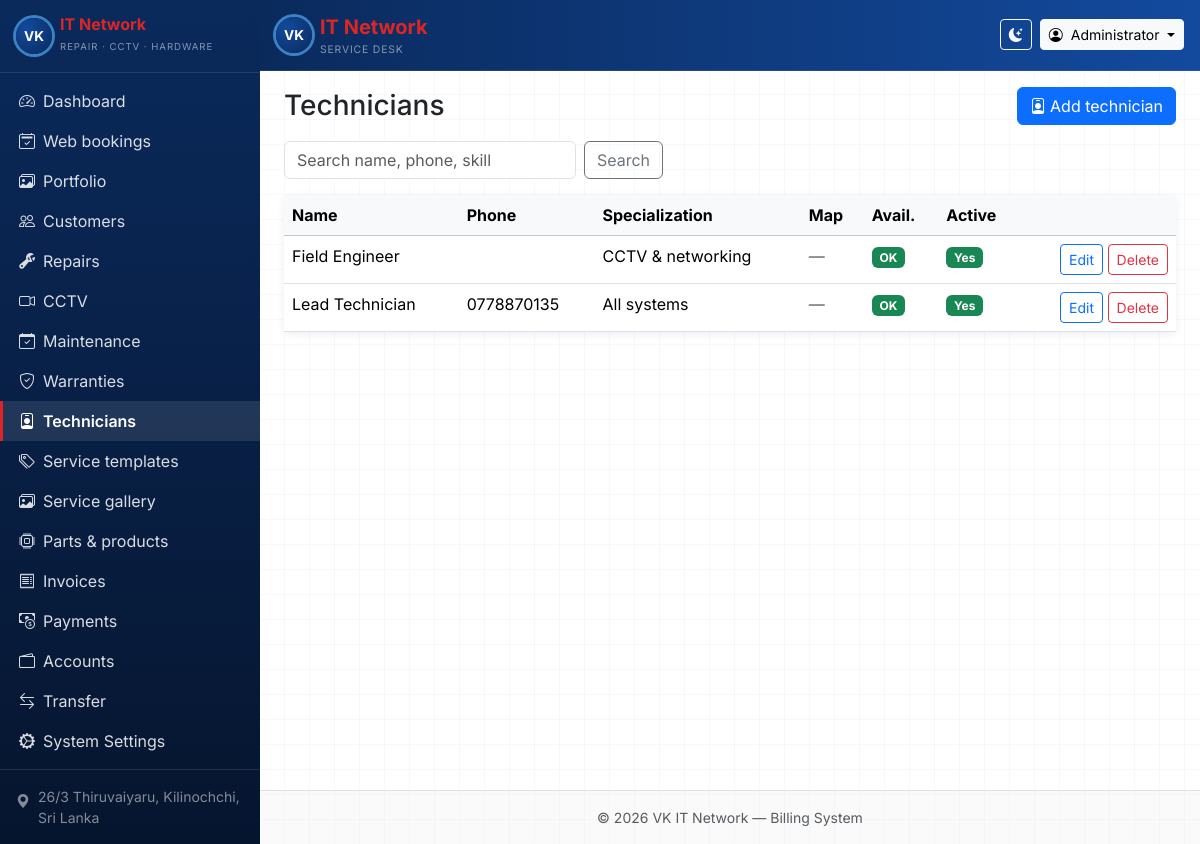
/modules/technicians/list.php (signed in), run on the app's committed database.
### tables this page shows
CREATE TABLE users (
  id INT UNSIGNED AUTO_INCREMENT PRIMARY KEY,
  username VARCHAR(64) NOT NULL UNIQUE,
  password_hash VARCHAR(255) NOT NULL,
  fullname VARCHAR(128) DEFAULT NULL,
  role ENUM('admin','technician') NOT NULL DEFAULT 'admin',
  technician_id INT UNSIGNED DEFAULT NULL,
  created_at TIMESTAMP DEFAULT CURRENT_TIMESTAMP,
  CONSTRAINT fk_users_technician FOREIGN KEY (technician_id) REFERENCES technicians(id) ON DELETE SET NULL
);

CREATE TABLE technicians (
  id INT UNSIGNED AUTO_INCREMENT PRIMARY KEY,
  name VARCHAR(128) NOT NULL,
  phone VARCHAR(64) DEFAULT NULL,
  specialization VARCHAR(128) DEFAULT NULL,
  active TINYINT(1) NOT NULL DEFAULT 1,
  latitude DECIMAL(10,8) DEFAULT NULL,
  longitude DECIMAL(11,8) DEFAULT NULL,
  availability ENUM('available','busy') NOT NULL DEFAULT 'available',
  created_at TIMESTAMP DEFAULT CURRENT_TIMESTAMP,
  INDEX idx_technicians_active_geo (active, latitude, longitude)
);

### includes/functions.php (called while the page is built, shortened)
<?php
function e(?string $s): string
{
    return htmlspecialchars((string) $s, ENT_QUOTES | ENT_SUBSTITUTE, 'UTF-8');
}
function users_has_role_column(PDO $pdo): bool
{
    $st = $pdo->prepare(
        'SELECT 1 FROM information_schema.COLUMNS WHERE TABLE_SCHEMA = DATABASE() AND TABLE_NAME = ? AND COLUMN_NAME = ? LIMIT 1'
    );
    $st->execute(['users', 'role']);
    $v = (bool) $st->fetchColumn();
    return $v;
}
function current_user(PDO $pdo): ?array
{
    if (users_has_role_column($pdo)) {
        $st = $pdo->prepare('SELECT id, username, fullname, role, technician_id FROM users WHERE id = ? LIMIT 1');
    } else {
        $st = $pdo->prepare('SELECT id, username, fullname FROM users WHERE id = ? LIMIT 1');
    }
    $st->execute([(int) $_SESSION['user_id']]);
    $u = $st->fetch();
    return $u ?: null;
}
function paginate(int $total, int $page, int $perPage): array
{
    $pages = max(1, (int) ceil($total / $perPage));
    $page = max(1, min($page, $pages));
    $offset = ($page - 1) * $perPage;
    return ['page' => $page, 'pages' => $pages, 'offset' => $offset, 'perPage' => $perPage];
}
function db_column_exists(PDO $pdo, string $table, string $column): bool
{
    static $cache = [];
    $key = $table . '.' . $column;
    $st = $pdo->prepare(
        'SELECT 1 FROM information_schema.COLUMNS WHERE TABLE_SCHEMA = DATABASE() AND TABLE_NAME = ? AND COLUMN_NAME = ? LIMIT 1'
    );
    $st->execute([$table, $column]);
    $cache[$key] = (bool) $st->fetchColumn();
    return $cache[$key];
}

### includes/layout_init.php (called while the page is built, shortened)
<?php
$pdo = db();
$currentUser = current_user($pdo);

### modules/technicians/list.php (the view, shortened to what this page needs)
<?php
require_once dirname(__DIR__, 2) . '/includes/layout_start.php';
$hasGeo = db_column_exists($pdo, 'technicians', 'latitude');
$hasAvail = db_column_exists($pdo, 'technicians', 'availability');
$q = trim((string) ($_GET['q'] ?? ''));
$page = max(1, (int) ($_GET['p'] ?? 1));
$perPage = 20;
$where = '1=1';
$params = [];
$countSt = $pdo->prepare("SELECT COUNT(*) FROM technicians WHERE $where");
$countSt->execute($params);
$total = (int) $countSt->fetchColumn();
$pg = paginate($total, $page, $perPage);
$sql = "SELECT * FROM technicians WHERE $where ORDER BY active DESC, name ASC LIMIT {$pg['perPage']} OFFSET {$pg['offset']}";
$st = $pdo->prepare($sql);
$st->execute($params);
$rows = $st->fetchAll();
?>
<div class="d-flex flex-column flex-md-row justify-content-between align-items-start align-items-md-center gap-2 mb-3">
    <h1 class="h3 mb-0">Technicians</h1>
    <a class="btn btn-primary" href="<?= e(BASE_URL) ?>/modules/technicians/add.php"><i class="bi bi-person-badge me-1"></i>Add technician</a>
</div>
<form class="row g-2 mb-3" method="get" action="">
    <div class="col-12 col-md-6 col-lg-4">
        <input type="search" name="q" class="form-control" placeholder="Search name, phone, skill" value="<?= e($q) ?>">
    </div>
    <div class="col-auto">
        <button class="btn btn-outline-secondary" type="submit">Search</button>
    </div>
</form>
<div class="card vk-card">
    <div class="table-responsive table-responsive-stack">
        <table class="table table-hover mb-0 sortable">
            <thead class="table-light">
                <tr>
                    <th data-sort="0">Name</th>
                    <th data-sort="1">Phone</th>
                    <th data-sort="2">Specialization</th>
                    <?php if ($hasGeo): ?><th>Map</th><?php endif; ?>
                    <?php if ($hasAvail): ?><th>Avail.</th><?php endif; ?>
                    <th data-sort="3">Active</th>
                    <th></th>
                </tr>
            </thead>
            <tbody>
            <?php if (!$rows): ?>
                <tr><td colspan="<?= 5 + ($hasGeo ? 1 : 0) + ($hasAvail ? 1 : 0) ?>" class="text-center text-muted py-4">No technicians found.</td></tr>
            <?php else: ?>
                <?php foreach ($rows as $r): ?>
                    <tr>
                        <td><?= e($r['name']) ?></td>
                        <td><?= e($r['phone'] ?? '') ?></td>
                        <td><?= e($r['specialization'] ?? '') ?></td>
                        <?php if ($hasGeo): ?>
                            <td>
                                <?php if ($r['latitude'] !== null && $r['latitude'] !== '' && $r['longitude'] !== null && $r['longitude'] !== ''): ?>
                                    <span class="badge text-bg-info">Geo</span>
                                <?php else: ?>
                                    <span class="text-muted">—</span>
                                <?php endif; ?>
                            </td>
                        <?php endif; ?>
                        <?php if ($hasAvail): ?>
                            <td>
                                <?php if (($r['availability'] ?? 'available') === 'busy'): ?>
                                    <span class="badge text-bg-warning">Busy</span>
                                <?php else: ?>
                                    <span class="badge text-bg-success">OK</span>
                                <?php endif; ?>
                            </td>
                        <?php endif; ?>
                        <td>
                            <?php if ((int) $r['active'] === 1): ?>
                                <span class="badge text-bg-success">Yes</span>
                            <?php else: ?>
                                <span class="badge text-bg-secondary">No</span>
                            <?php endif; ?>
                        </td>
                        <td class="text-end text-nowrap">
                            <a class="btn btn-sm btn-outline-primary" href="<?= e(BASE_URL) ?>/modules/technicians/edit.php?id=<?= (int) $r['id'] ?>">Edit</a>
                            <a class="btn btn-sm btn-outline-danger" href="<?= e(BASE_URL) ?>/modules/technicians/delete.php?id=<?= (int) $r['id'] ?>" onclick="return confirm('Remove this technician?');">Delete</a>
                        </td>
                    </tr>
                <?php endforeach; ?>
            <?php endif; ?>
            </tbody>
        </table>
    </div>
</div>
<?php require_once dirname(__DIR__, 2) . '/includes/layout_end.php'; ?>

### includes/navbar.php (shortened to what this page needs)
<?php
$cu = $currentUser ?? null;
?>
<nav class="navbar navbar-expand-lg navbar-dark vk-navbar border-bottom border-secondary border-opacity-25 sticky-top">
    <div class="container-fluid px-3">
        <a class="navbar-brand d-flex align-items-center gap-2 py-1" href="<?= e(BASE_URL) ?>/modules/dashboard.php">
            <span class="vk-logo-sm rounded-circle d-flex align-items-center justify-content-center fw-bold text-white">VK</span>
            <span class="d-none d-sm-inline">
                <span class="vk-brand-red fw-bold">IT Network</span>
                <small class="d-block text-white-50 text-uppercase" style="font-size: 0.65rem; letter-spacing: 0.08em;">Service desk</small>
            </span>
        </a>
        <div class="ms-auto d-flex align-items-center gap-2">
            <button type="button" class="btn btn-sm btn-outline-light" id="themeToggle" title="Toggle theme" aria-label="Toggle dark mode">
                <i class="bi bi-moon-stars-fill" id="themeIconDark"></i>
            </button>
            <div class="dropdown">
                <button class="btn btn-sm btn-light dropdown-toggle" type="button" data-bs-toggle="dropdown" aria-expanded="false">
                    <i class="bi bi-person-circle me-1"></i>
                    <span class="d-none d-md-inline"><?= e($cu['fullname'] ?? $cu['username'] ?? 'User') ?></span>
                </button>
            </div>
        </div>
    </div>
</nav>

### assets/css/style.css (style rules this page uses)
:root { --vk-blue-deep: #0a2a5c; --vk-blue-mid: #134a9e; --vk-blue-ring: #3b82c4; --vk-red-brand: #dc2626; --vk-grid: rgba(255, 255, 255, 0.06); }
body.vk-app { font-family: 'Inter', system-ui, -apple-system, sans-serif; }
.vk-navbar { background: linear-gradient(90deg, var(--vk-blue-deep), var(--vk-blue-mid)); }
.vk-logo-sm { width: 36px; height: 36px; font-size: 0.85rem; background: radial-gradient(circle at 30% 30%, var(--vk-blue-mid), var(--vk-blue-deep)); box-shadow: 0 0 0 3px var(--vk-blue-ring); }
.vk-brand-red { color: var(--vk-red-brand) !important; }
.vk-card { border: none; box-shadow: 0 0.125rem 0.5rem rgba(10, 42, 92, 0.08); }
.table-responsive-stack { overflow-x: auto; -webkit-overflow-scrolling: touch; }
.sortable th[data-sort] { cursor: pointer; user-select: none; }

### data on the page
users: fullname "Administrator"
technicians: name "Field Engineer", specialization "CCTV & networking", availability "OK", active "Yes"
technicians: name "Lead Technician", phone "0778870135", specialization "All systems", availability "OK", active "Yes"
